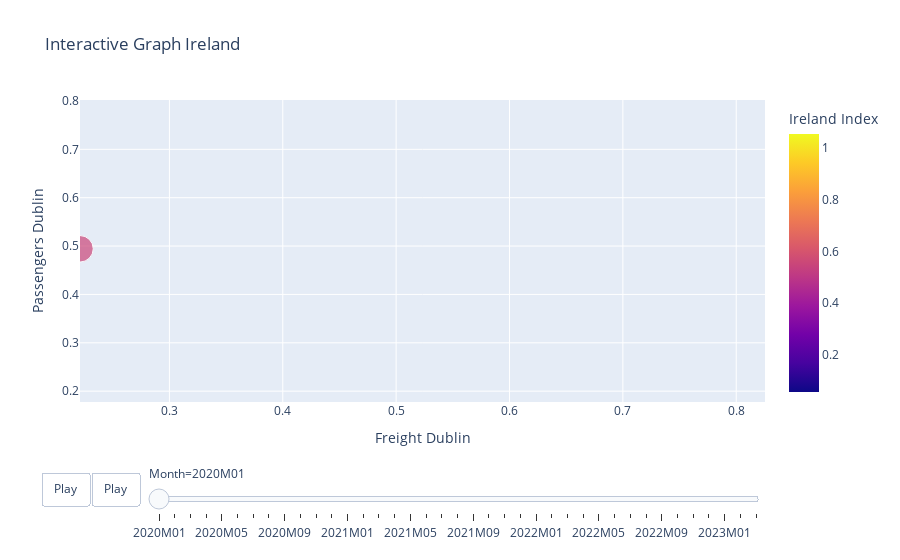

The notebook cell this image was saved under:
### Code cell
#Plot the graph
fig = px.scatter(
    merged_data_CapitalCS,
    x="Freight Dublin",
    y="Passengers Dublin",
    animation_frame="Month",
    hover_name="Month",
    color="Ireland Index",
    size="Ireland Index",
    title="Interactive Graph Ireland",
    labels={"Freight Dublin": "Freight Dublin", "Passengers Dublin": "Passengers Dublin"},
    range_x=[merged_data_CapitalCS["Freight Dublin"].min(), merged_data_CapitalCS["Freight Dublin"].max()],
    range_y=[merged_data_CapitalCS["Passengers Dublin"].min(), merged_data_CapitalCS["Passengers Dublin"].max()],
    color_continuous_scale="Plasma",
)

# Adjust animation speed
fig.update_layout(updatemenus=[dict(type='buttons', showactive=False, buttons=[dict(label='Play',
                                method='animate', args=[None, dict(frame=dict(duration=1000, redraw=True), fromcurrent=True)])])])

# Show the figure
fig.show()

### Figure 1 — Plotly figure (JSON) as saved in the notebook; plotly's stock layout.template omitted (floating-point values rounded to 4 significant figures)
{"data": [{"hovertemplate": "<b>%{hovertext}</b><br><br>Month=2020M01<br>Freight Dublin=%{x}<br>Passengers Dublin=%{y}<br>Ireland Index=%{marker.color}<extra></extra>", "hovertext": ["2020M01"], "legendgroup": "", "marker": {"color": [0.5552], "coloraxis": "coloraxis", "size": [0.5552], "sizemode": "area", "sizeref": 0.001582, "symbol": "circle"}, "mode": "markers", "name": "", "orientation": "v", "showlegend": false, "type": "scatter", "x": [0.2211], "xaxis": "x", "y": [0.4944], "yaxis": "y"}], "layout": {"coloraxis": {"colorbar": {"title": {"text": "Ireland Index"}}, "colorscale": [[0, "#0d0887"], [0.1111, "#46039f"], [0.2222, "#7201a8"], [0.3333, "#9c179e"], [0.4444, "#bd3786"], [0.5556, "#d8576b"], [0.6667, "#ed7953"], [0.7778, "#fb9f3a"], [0.8889, "#fdca26"], [1, "#f0f921"]]}, "legend": {"itemsizing": "constant", "tracegroupgap": 0}, "sliders": [{"active": 0, "currentvalue": {"prefix": "Month="}, "len": 0.9, "pad": {"b": 10, "t": 60}, "steps": [{"args": [["2020M01"], {"frame": {"duration": 0, "redraw": false}, "fromcurrent": true, "mode": "immediate", "transition": {"duration": 0, "easing": "linear"}}], "label": "2020M01", "method": "animate"}, {"args": [["2020M02"], {"frame": {"duration": 0, "redraw": false}, "fromcurrent": true, "mode": "immediate", "transition": {"duration": 0, "easing": "linear"}}], "label": "2020M02", "method": "animate"}, {"args": [["2020M03"], {"frame": {"duration": 0, "redraw": false}, "fromcurrent": true, "mode": "immediate", "transition": {"duration": 0, "easing": "linear"}}], "label": "2020M03", "method": "animate"}, {"args": [["2020M04"], {"frame": {"duration": 0, "redraw": false}, "fromcurrent": true, "mode": "immediate", "transition": {"duration": 0, "easing": "linear"}}], "label": "2020M04", "method": "animate"}, {"args": [["2020M05"], {"frame": {"duration": 0, "redraw": false}, "fromcurrent": true, "mode": "immediate", "transition": {"duration": 0, "easing": "linear"}}], "label": "2020M05", "method": "animate"}, {"args": [["2020M06"], {"frame": {"duration": 0, "redraw": false}, "fromcurrent": true, "mode": "immediate", "transition": {"duration": 0, "easing": "linear"}}], "label": "2020M06", "method": "animate"}, {"args": [["2020M07"], {"frame": {"duration": 0, "redraw": false}, "fromcurrent": true, "mode": "immediate", "transition": {"duration": 0, "easing": "linear"}}], "label": "2020M07", "method": "animate"}, {"args": [["2020M08"], {"frame": {"duration": 0, "redraw": false}, "fromcurrent": true, "mode": "immediate", "transition": {"duration": 0, "easing": "linear"}}], "label": "2020M08", "method": "animate"}, {"args": [["2020M09"], {"frame": {"duration": 0, "redraw": false}, "fromcurrent": true, "mode": "immediate", "transition": {"duration": 0, "easing": "linear"}}], "label": "2020M09", "method": "animate"}, {"args": [["2020M10"], {"frame": {"duration": 0, "redraw": false}, "fromcurrent": true, "mode": "immediate", "transition": {"duration": 0, "easing": "linear"}}], "label": "2020M10", "method": "animate"}, {"args": [["2020M11"], {"frame": {"duration": 0, "redraw": false}, "fromcurrent": true, "mode": "immediate", "transition": {"duration": 0, "easing": "linear"}}], "label": "2020M11", "method": "animate"}, {"args": [["2020M12"], {"frame": {"duration": 0, "redraw": false}, "fromcurrent": true, "mode": "immediate", "transition": {"duration": 0, "easing": "linear"}}], "label": "2020M12", "method": "animate"}, {"args": [["2021M01"], {"frame": {"duration": 0, "redraw": false}, "fromcurrent": true, "mode": "immediate", "transition": {"duration": 0, "easing": "linear"}}], "label": "2021M01", "method": "animate"}, {"args": [["2021M02"], {"frame": {"duration": 0, "redraw": false}, "fromcurrent": true, "mode": "immediate", "transition": {"duration": 0, "easing": "linear"}}], "label": "2021M02", "method": "animate"}, {"args": [["2021M03"], {"frame": {"duration": 0, "redraw": false}, "fromcurrent": true, "mode": "immediate", "transition": {"duration": 0, "easing": "linear"}}], "label": "2021M03", "method": "animate"}, {"args": [["2021M04"], {"frame": {"duration": 0, "redraw": false}, "fromcurrent": true, "mode": "immediate", "transition": {"duration": 0, "easing": "linear"}}], "label": "2021M04", "method": "animate"}, {"args": [["2021M05"], {"frame": {"duration": 0, "redraw": false}, "fromcurrent": true, "mode": "immediate", "transition": {"duration": 0, "easing": "linear"}}], "label": "2021M05", "method": "animate"}, {"args": [["2021M06"], {"frame": {"duration": 0, "redraw": false}, "fromcurrent": true, "mode": "immediate", "transition": {"duration": 0, "easing": "linear"}}], "label": "2021M06", "method": "animate"}, {"args": [["2021M07"], {"frame": {"duration": 0, "redraw": false}, "fromcurrent": true, "mode": "immediate", "transition": {"duration": 0, "easing": "linear"}}], "label": "2021M07", "method": "animate"}, {"args": [["2021M08"], {"frame": {"duration": 0, "redraw": false}, "fromcurrent": true, "mode": "immediate", "transition": {"duration": 0, "easing": "linear"}}], "label": "2021M08", "method": "animate"}, {"args": [["2021M09"], {"frame": {"duration": 0, "redraw": false}, "fromcurrent": true, "mode": "immediate", "transition": {"duration": 0, "easing": "linear"}}], "label": "2021M09", "method": "animate"}, {"args": [["2021M10"], {"frame": {"duration": 0, "redraw": false}, "fromcurrent": true, "mode": "immediate", "transition": {"duration": 0, "easing": "linear"}}], "label": "2021M10", "method": "animate"}, {"args": [["2021M11"], {"frame": {"duration": 0, "redraw": false}, "fromcurrent": true, "mode": "immediate", "transition": {"duration": 0, "easing": "linear"}}], "label": "2021M11", "method": "animate"}, {"args": [["2021M12"], {"frame": {"duration": 0, "redraw": false}, "fromcurrent": true, "mode": "immediate", "transition": {"duration": 0, "easing": "linear"}}], "label": "2021M12", "method": "animate"}, {"args": [["2022M01"], {"frame": {"duration": 0, "redraw": false}, "fromcurrent": true, "mode": "immediate", "transition": {"duration": 0, "easing": "linear"}}], "label": "2022M01", "method": "animate"}, {"args": [["2022M02"], {"frame": {"duration": 0, "redraw": false}, "fromcurrent": true, "mode": "immediate", "transition": {"duration": 0, "easing": "linear"}}], "label": "2022M02", "method": "animate"}, {"args": [["2022M03"], {"frame": {"duration": 0, "redraw": false}, "fromcurrent": true, "mode": "immediate", "transition": {"duration": 0, "easing": "linear"}}], "label": "2022M03", "method": "animate"}, {"args": [["2022M04"], {"frame": {"duration": 0, "redraw": false}, "fromcurrent": true, "mode": "immediate", "transition": {"duration": 0, "easing": "linear"}}], "label": "2022M04", "method": "animate"}, {"args": [["2022M05"], {"frame": {"duration": 0, "redraw": false}, "fromcurrent": true, "mode": "immediate", "transition": {"duration": 0, "easing": "linear"}}], "label": "2022M05", "method": "animate"}, {"args": [["2022M06"], {"frame": {"duration": 0, "redraw": false}, "fromcurrent": true, "mode": "immediate", "transition": {"duration": 0, "easing": "linear"}}], "label": "2022M06", "method": "animate"}, {"args": [["2022M07"], {"frame": {"duration": 0, "redraw": false}, "fromcurrent": true, "mode": "immediate", "transition": {"duration": 0, "easing": "linear"}}], "label": "2022M07", "method": "animate"}, {"args": [["2022M08"], {"frame": {"duration": 0, "redraw": false}, "fromcurrent": true, "mode": "immediate", "transition": {"duration": 0, "easing": "linear"}}], "label": "2022M08", "method": "animate"}, {"args": [["2022M09"], {"frame": {"duration": 0, "redraw": false}, "fromcurrent": true, "mode": "immediate", "transition": {"duration": 0, "easing": "linear"}}], "label": "2022M09", "method": "animate"}, {"args": [["2022M10"], {"frame": {"duration": 0, "redraw": false}, "fromcurrent": true, "mode": "immediate", "transition": {"duration": 0, "easing": "linear"}}], "label": "2022M10", "method": "animate"}, {"args": [["2022M11"], {"frame": {"duration": 0, "redraw": false}, "fromcurrent": true, "mode": "immediate", "transition": {"duration": 0, "easing": "linear"}}], "label": "2022M11", "method": "animate"}, {"args": [["2022M12"], {"frame": {"duration": 0, "redraw": false}, "fromcurrent": true, "mode": "immediate", "transition": {"duration": 0, "easing": "linear"}}], "label": "2022M12", "method": "animate"}, {"args": [["2023M01"], {"frame": {"duration": 0, "redraw": false}, "fromcurrent": true, "mode": "immediate", "transition": {"duration": 0, "easing": "linear"}}], "label": "2023M01", "method": "animate"}, {"args": [["2023M02"], {"frame": {"duration": 0, "redraw": false}, "fromcurrent": true, "mode": "immediate", "transition": {"duration": 0, "easing": "linear"}}], "label": "2023M02", "method": "animate"}, {"args": [["2023M03"], {"frame": {"duration": 0, "redraw": false}, "fromcurrent": true, "mode": "immediate", "transition": {"duration": 0, "easing": "linear"}}], "label": "2023M03", "method": "animate"}], "x": 0.1, "xanchor": "left", "y": 0, "yanchor": "top"}], "title": {"text": "Interactive Graph Ireland"}, "updatemenus": [{"buttons": [{"args": [null, {"frame": {"duration": 1000, "redraw": true}, "fromcurrent": true}], "label": "Play", "method": "animate"}, {"args": [null, {"frame": {"duration": 1000, "redraw": true}, "fromcurrent": true}], "label": "Play", "method": "animate"}], "direction": "left", "pad": {"r": 10, "t": 70}, "showactive": false, "type": "buttons", "x": 0.1, "xanchor": "right", "y": 0, "yanchor": "top"}], "xaxis": {"anchor": "y", "domain": [0, 1], "range": [0.2211, 0.8254], "title": {"text": "Freight Dublin"}}, "yaxis": {"anchor": "x", "domain": [0, 1], "range": [0.1776, 0.802], "title": {"text": "Passengers Dublin"}}}}
